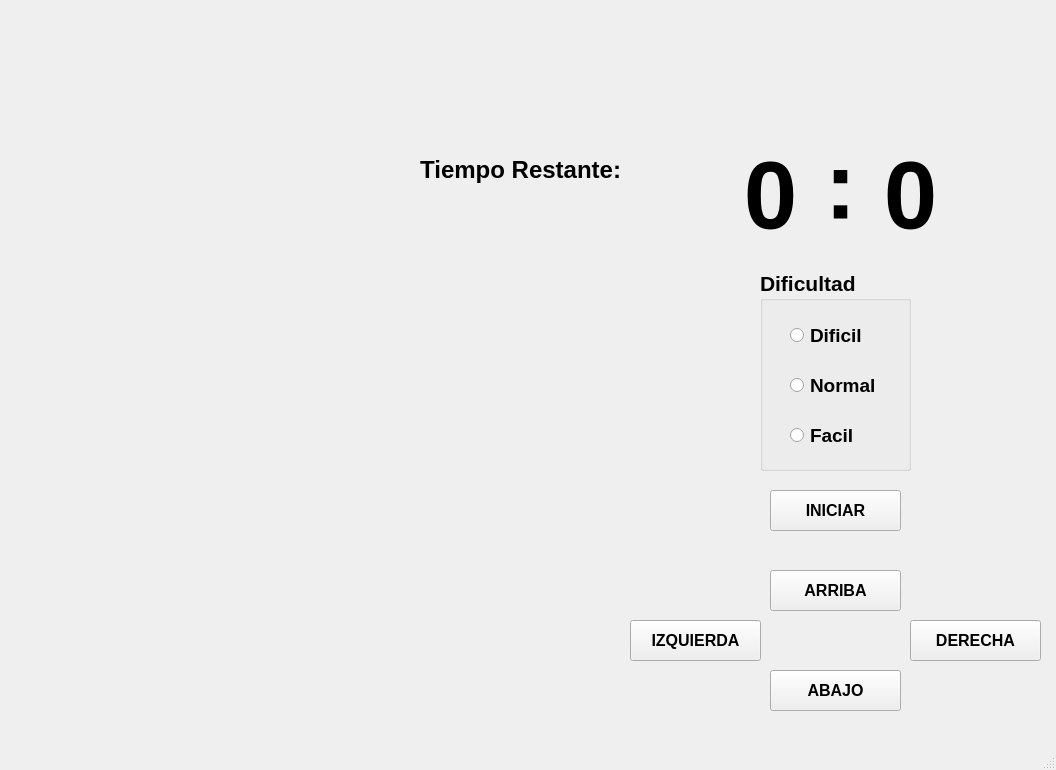
<?xml version="1.0" encoding="UTF-8"?>
<ui version="4.0">
 <class>MainWindow</class>
 <widget class="QMainWindow" name="MainWindow">
  <property name="geometry">
   <rect>
    <x>0</x>
    <y>0</y>
    <width>1056</width>
    <height>770</height>
   </rect>
  </property>
  <property name="windowTitle">
   <string>MainWindow</string>
  </property>
  <widget class="QWidget" name="centralwidget">
   <widget class="QWidget" name="verticalLayoutWidget">
    <property name="geometry">
     <rect>
      <x>20</x>
      <y>200</y>
      <width>601</width>
      <height>511</height>
     </rect>
    </property>
    <layout class="QVBoxLayout" name="verticalLayout"/>
   </widget>
   <widget class="QPushButton" name="btn_action">
    <property name="geometry">
     <rect>
      <x>770</x>
      <y>490</y>
      <width>131</width>
      <height>41</height>
     </rect>
    </property>
    <property name="font">
     <font>
      <pointsize>12</pointsize>
      <weight>75</weight>
      <bold>true</bold>
     </font>
    </property>
    <property name="text">
     <string>INICIAR</string>
    </property>
   </widget>
   <widget class="QPushButton" name="btn_arriba">
    <property name="geometry">
     <rect>
      <x>770</x>
      <y>570</y>
      <width>131</width>
      <height>41</height>
     </rect>
    </property>
    <property name="font">
     <font>
      <pointsize>12</pointsize>
      <weight>75</weight>
      <bold>true</bold>
     </font>
    </property>
    <property name="text">
     <string>ARRIBA</string>
    </property>
   </widget>
   <widget class="QPushButton" name="btn_izquierda">
    <property name="geometry">
     <rect>
      <x>630</x>
      <y>620</y>
      <width>131</width>
      <height>41</height>
     </rect>
    </property>
    <property name="font">
     <font>
      <pointsize>12</pointsize>
      <weight>75</weight>
      <bold>true</bold>
     </font>
    </property>
    <property name="text">
     <string>IZQUIERDA</string>
    </property>
   </widget>
   <widget class="QPushButton" name="btn_abajo">
    <property name="geometry">
     <rect>
      <x>770</x>
      <y>670</y>
      <width>131</width>
      <height>41</height>
     </rect>
    </property>
    <property name="font">
     <font>
      <pointsize>12</pointsize>
      <weight>75</weight>
      <bold>true</bold>
     </font>
    </property>
    <property name="text">
     <string>ABAJO</string>
    </property>
   </widget>
   <widget class="QPushButton" name="btn_derecha">
    <property name="geometry">
     <rect>
      <x>910</x>
      <y>620</y>
      <width>131</width>
      <height>41</height>
     </rect>
    </property>
    <property name="font">
     <font>
      <pointsize>12</pointsize>
      <weight>75</weight>
      <bold>true</bold>
     </font>
    </property>
    <property name="text">
     <string>DERECHA</string>
    </property>
   </widget>
   <widget class="QLabel" name="minutos">
    <property name="geometry">
     <rect>
      <x>710</x>
      <y>140</y>
      <width>121</width>
      <height>111</height>
     </rect>
    </property>
    <property name="font">
     <font>
      <pointsize>72</pointsize>
      <weight>75</weight>
      <bold>true</bold>
     </font>
    </property>
    <property name="text">
     <string>0</string>
    </property>
    <property name="alignment">
     <set>Qt::AlignCenter</set>
    </property>
   </widget>
   <widget class="QLabel" name="txt_tempo_5">
    <property name="geometry">
     <rect>
      <x>830</x>
      <y>130</y>
      <width>21</width>
      <height>111</height>
     </rect>
    </property>
    <property name="font">
     <font>
      <pointsize>72</pointsize>
      <weight>75</weight>
      <bold>true</bold>
     </font>
    </property>
    <property name="text">
     <string>:</string>
    </property>
    <property name="alignment">
     <set>Qt::AlignCenter</set>
    </property>
   </widget>
   <widget class="QLabel" name="label_8">
    <property name="geometry">
     <rect>
      <x>410</x>
      <y>150</y>
      <width>211</width>
      <height>41</height>
     </rect>
    </property>
    <property name="text">
     <string>&lt;html&gt;&lt;head/&gt;&lt;body&gt;&lt;p align=&quot;right&quot;&gt;&lt;span style=&quot; font-size:18pt; font-weight:600;&quot;&gt;Tiempo Restante:&lt;/span&gt;&lt;/p&gt;&lt;/body&gt;&lt;/html&gt;</string>
    </property>
   </widget>
   <widget class="QLabel" name="segundos">
    <property name="geometry">
     <rect>
      <x>850</x>
      <y>140</y>
      <width>121</width>
      <height>111</height>
     </rect>
    </property>
    <property name="font">
     <font>
      <pointsize>72</pointsize>
      <weight>75</weight>
      <bold>true</bold>
     </font>
    </property>
    <property name="text">
     <string>0</string>
    </property>
    <property name="alignment">
     <set>Qt::AlignCenter</set>
    </property>
   </widget>
   <widget class="QGroupBox" name="groupBox_2">
    <property name="geometry">
     <rect>
      <x>760</x>
      <y>270</y>
      <width>151</width>
      <height>201</height>
     </rect>
    </property>
    <property name="font">
     <font>
      <pointsize>16</pointsize>
      <weight>75</weight>
      <bold>true</bold>
     </font>
    </property>
    <property name="title">
     <string>Dificultad</string>
    </property>
    <widget class="QRadioButton" name="rb_normal">
     <property name="geometry">
      <rect>
       <x>30</x>
       <y>100</y>
       <width>201</width>
       <height>31</height>
      </rect>
     </property>
     <property name="font">
      <font>
       <pointsize>14</pointsize>
       <weight>75</weight>
       <bold>true</bold>
      </font>
     </property>
     <property name="text">
      <string>Normal</string>
     </property>
    </widget>
    <widget class="QRadioButton" name="tb_facil">
     <property name="geometry">
      <rect>
       <x>30</x>
       <y>150</y>
       <width>201</width>
       <height>31</height>
      </rect>
     </property>
     <property name="font">
      <font>
       <pointsize>14</pointsize>
       <weight>75</weight>
       <bold>true</bold>
      </font>
     </property>
     <property name="text">
      <string>Facil</string>
     </property>
    </widget>
    <widget class="QRadioButton" name="rb_dificil">
     <property name="geometry">
      <rect>
       <x>30</x>
       <y>50</y>
       <width>201</width>
       <height>31</height>
      </rect>
     </property>
     <property name="font">
      <font>
       <pointsize>14</pointsize>
       <weight>75</weight>
       <bold>true</bold>
      </font>
     </property>
     <property name="text">
      <string>Dificil</string>
     </property>
    </widget>
   </widget>
   <widget class="QLabel" name="label_11">
    <property name="geometry">
     <rect>
      <x>120</x>
      <y>0</y>
      <width>801</width>
      <height>91</height>
     </rect>
    </property>
    <property name="text">
     <string/>
    </property>
    <property name="pixmap">
     <pixmap resource="../../../PIP Equipo/PIP_UNIDAD_2_2021_3/recursos_proyecto.qrc">:/UAT_FIANS/Imagenes/FIANS.png</pixmap>
    </property>
    <property name="scaledContents">
     <bool>true</bool>
    </property>
   </widget>
   <widget class="QLabel" name="label_9">
    <property name="geometry">
     <rect>
      <x>0</x>
      <y>0</y>
      <width>111</width>
      <height>121</height>
     </rect>
    </property>
    <property name="text">
     <string/>
    </property>
    <property name="pixmap">
     <pixmap resource="../../../PIP Equipo/PIP_UNIDAD_2_2021_3/recursos_proyecto.qrc">:/NUMEROS/Imagenes/Boca_Juniors_logo18.svg.png</pixmap>
    </property>
    <property name="scaledContents">
     <bool>true</bool>
    </property>
   </widget>
   <widget class="QLabel" name="label_10">
    <property name="geometry">
     <rect>
      <x>930</x>
      <y>0</y>
      <width>121</width>
      <height>131</height>
     </rect>
    </property>
    <property name="text">
     <string/>
    </property>
    <property name="pixmap">
     <pixmap resource="../../../PIP Equipo/PIP_UNIDAD_2_2021_3/recursos_proyecto.qrc">:/LOGO/Imagenes/HD-wallpaper-bob-esponja-mafioso-bob-esponja-gangster-mafioso-meme.jpg</pixmap>
    </property>
    <property name="scaledContents">
     <bool>true</bool>
    </property>
   </widget>
  </widget>
  <widget class="QMenuBar" name="menubar">
   <property name="geometry">
    <rect>
     <x>0</x>
     <y>0</y>
     <width>1056</width>
     <height>22</height>
    </rect>
   </property>
  </widget>
  <widget class="QStatusBar" name="statusbar"/>
 </widget>
 <resources>
  <include location="../../../PIP Equipo/PIP_UNIDAD_2_2021_3/recursos_proyecto.qrc"/>
 </resources>
 <connections/>
</ui>
